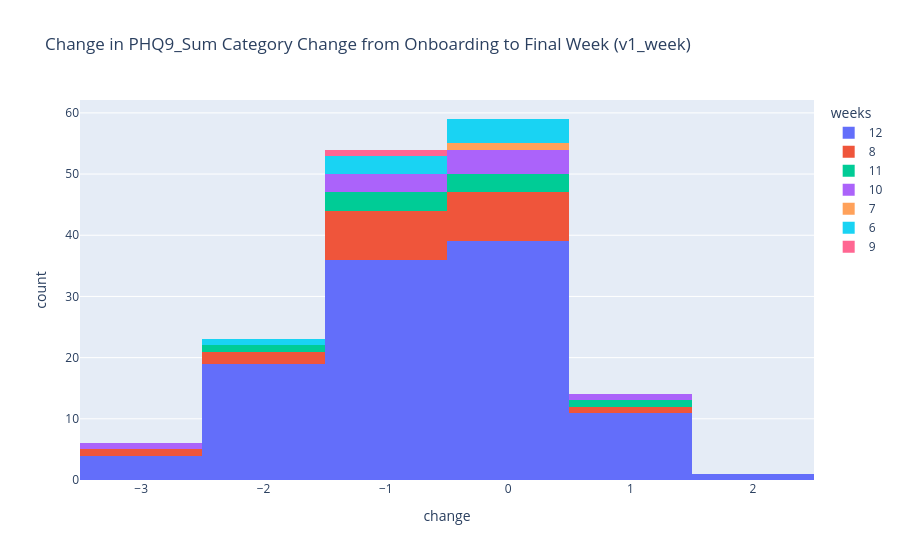
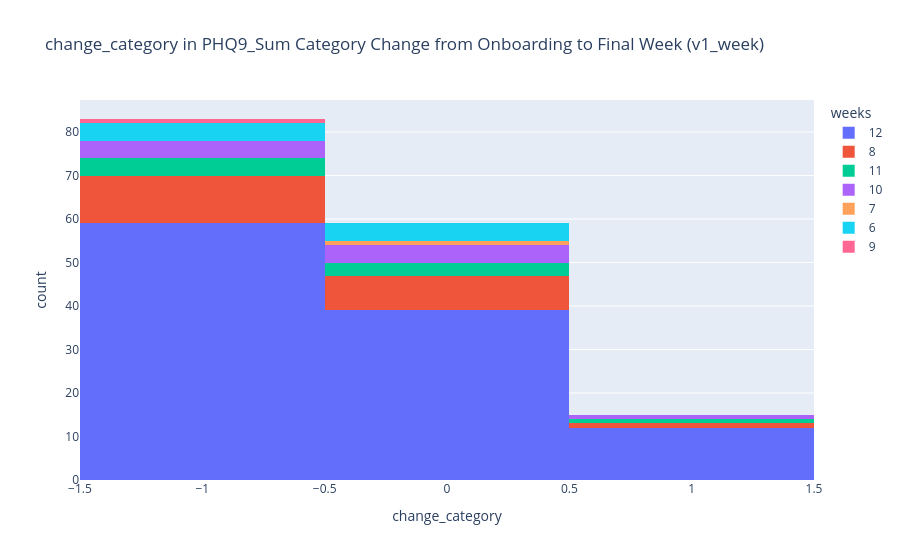
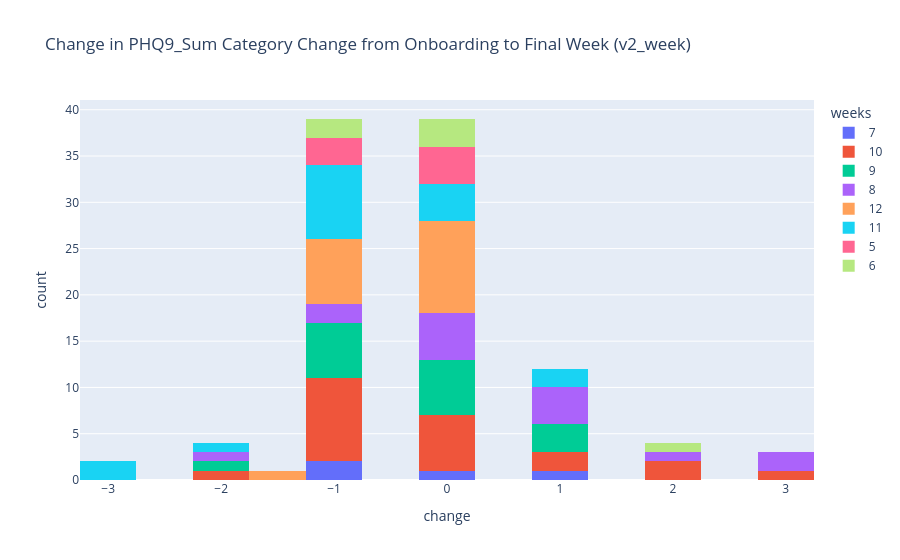
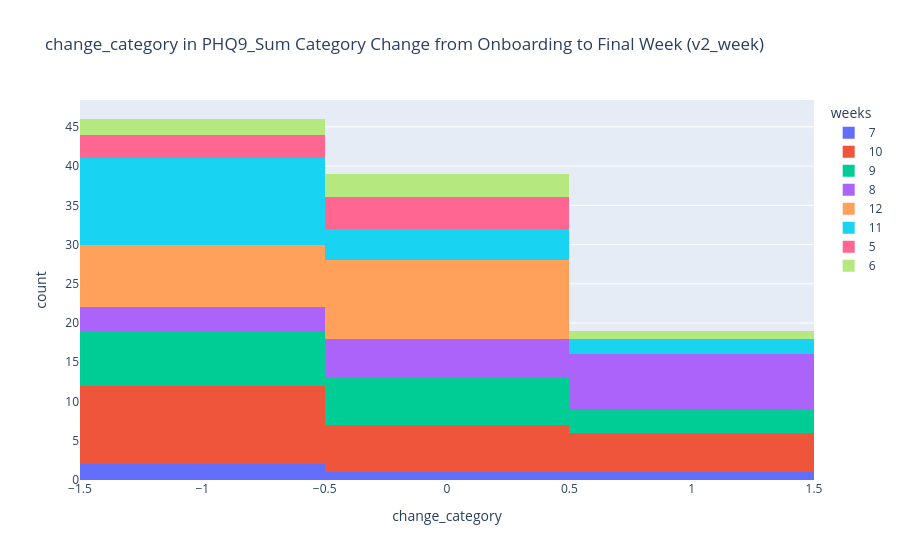

Notebook cell for these charts, in order:
### Code cell
print('Run on:', dt.datetime.today().strftime('%a %d %b %Y, %I:%M%p'))

import plotly.express as px

for name in ['v1_week', 'v2_week']:
	print(f'################# {name} ##################')
	train = pd.read_csv(os.path.join(brighten_dir, f'{name}_trainval_imputed.csv'))
	change_in_phq9_cat = []
	for i, sub_df in train.groupby('num_id'):
			sub_df=sub_df.dropna(subset='phq9_cat')
			sub_df = sub_df.sort_values('day')
			if sub_df.shape[0]>0:
				og_cat = sub_df.iloc[0]['phq9_cat']
				end_cat = sub_df.iloc[sub_df.shape[0]-1]['phq9_cat']
				try: 
					cat_diff = end_cat-og_cat
					weeks = sub_df['week'].max()
					if weeks > 4:
						if cat_diff < 0:
							 diff_cat = -1
						elif cat_diff > 0:
							 diff_cat = 1
						else: 
							 diff_cat = 0
						change_in_phq9_cat.append([i, cat_diff, weeks, diff_cat])
						 
				except Exception as e:
					print(i, e)
					continue
			
	change_df = pd.DataFrame(change_in_phq9_cat, columns=['sub', 'change', 'weeks', 'change_category'])
	#display(change_df)

	fig = px.histogram(change_df, x='change', color='weeks', barmode='stack', title=f'Change in PHQ9_Sum Category Change from Onboarding to Final Week ({name})')
	fig.show()

	fig2 = px.histogram(change_df, x='change_category', color='weeks', barmode='stack', title=f'change_category in PHQ9_Sum Category Change from Onboarding to Final Week ({name})')
	fig2.show()

### Figure 1 — Plotly figure (JSON) as saved in the notebook; plotly's stock layout.template omitted (floating-point values rounded to 4 significant figures)
{"data": [{"bingroup": "x", "hovertemplate": "weeks=12<br>change=%{x}<br>count=%{y}<extra></extra>", "legendgroup": "12", "marker": {"color": "#636efa", "pattern": {"shape": ""}}, "name": "12", "orientation": "v", "showlegend": true, "type": "histogram", "x": [-2.0, -2.0, 0.0, -2.0, -2.0, 1.0, -1.0, -1.0, 0.0, 0.0, -2.0, 0.0, -1.0, 0.0, -3.0, 1.0, 0.0, 0.0, -1.0, 2.0, -2.0, 1.0, 0.0, -1.0, 1.0, -1.0, 0.0, 0.0, -1.0, -1.0, -2.0, -1.0, 0.0, -1.0, 0.0, -1.0, -1.0, -1.0, 1.0, 0.0, -2.0, 0.0, -1.0, -1.0, -1.0, -2.0, 0.0, 0.0, -1.0, -1.0, 0.0, -3.0, -2.0, -1.0, 0.0, 0.0, 0.0, 0.0, -2.0, 0.0, 0.0, -1.0, -1.0, -1.0, -2.0, -1.0, 0.0, -1.0, -1.0, 0.0, 0.0, -1.0, -2.0, 0.0, 1.0, 0.0, -1.0, 0.0, -3.0, -1.0, 1.0, -1.0, 1.0, -1.0, -1.0, 1.0, 1.0, 0.0, -2.0, -2.0, -1.0, -2.0, 0.0, 1.0, 0.0, -1.0, 0.0, -2.0, -1.0, 0.0, 0.0, 0.0, -2.0, 0.0, -1.0, -2.0, -1.0, 0.0, -3.0, 0.0], "xaxis": "x", "yaxis": "y"}, {"bingroup": "x", "hovertemplate": "weeks=8<br>change=%{x}<br>count=%{y}<extra></extra>", "legendgroup": "8", "marker": {"color": "#EF553B", "pattern": {"shape": ""}}, "name": "8", "orientation": "v", "showlegend": true, "type": "histogram", "x": [-1.0, -1.0, 0.0, -1.0, 0.0, -2.0, 0.0, -1.0, -2.0, 0.0, 0.0, -1.0, -1.0, -1.0, 1.0, 0.0, -1.0, 0.0, -3.0, 0.0], "xaxis": "x", "yaxis": "y"}, {"bingroup": "x", "hovertemplate": "weeks=11<br>change=%{x}<br>count=%{y}<extra></extra>", "legendgroup": "11", "marker": {"color": "#00cc96", "pattern": {"shape": ""}}, "name": "11", "orientation": "v", "showlegend": true, "type": "histogram", "x": [1.0, -1.0, 0.0, -1.0, -2.0, 0.0, -1.0, 0.0], "xaxis": "x", "yaxis": "y"}, {"bingroup": "x", "hovertemplate": "weeks=10<br>change=%{x}<br>count=%{y}<extra></extra>", "legendgroup": "10", "marker": {"color": "#ab63fa", "pattern": {"shape": ""}}, "name": "10", "orientation": "v", "showlegend": true, "type": "histogram", "x": [-1.0, 1.0, 0.0, -1.0, 0.0, 0.0, -3.0, -1.0, 0.0], "xaxis": "x", "yaxis": "y"}, {"bingroup": "x", "hovertemplate": "weeks=7<br>change=%{x}<br>count=%{y}<extra></extra>", "legendgroup": "7", "marker": {"color": "#FFA15A", "pattern": {"shape": ""}}, "name": "7", "orientation": "v", "showlegend": true, "type": "histogram", "x": [0.0], "xaxis": "x", "yaxis": "y"}, {"bingroup": "x", "hovertemplate": "weeks=6<br>change=%{x}<br>count=%{y}<extra></extra>", "legendgroup": "6", "marker": {"color": "#19d3f3", "pattern": {"shape": ""}}, "name": "6", "orientation": "v", "showlegend": true, "type": "histogram", "x": [-1.0, 0.0, 0.0, -1.0, -2.0, 0.0, 0.0, -1.0], "xaxis": "x", "yaxis": "y"}, {"bingroup": "x", "hovertemplate": "weeks=9<br>change=%{x}<br>count=%{y}<extra></extra>", "legendgroup": "9", "marker": {"color": "#FF6692", "pattern": {"shape": ""}}, "name": "9", "orientation": "v", "showlegend": true, "type": "histogram", "x": [-1.0], "xaxis": "x", "yaxis": "y"}], "layout": {"barmode": "stack", "legend": {"title": {"text": "weeks"}, "tracegroupgap": 0}, "title": {"text": "Change in PHQ9_Sum Category Change from Onboarding to Final Week (v1_week)"}, "xaxis": {"anchor": "y", "domain": [0, 1], "title": {"text": "change"}}, "yaxis": {"anchor": "x", "domain": [0, 1], "title": {"text": "count"}}}}

### Figure 2 — Plotly figure (JSON) as saved in the notebook; plotly's stock layout.template omitted (floating-point values rounded to 4 significant figures)
{"data": [{"bingroup": "x", "hovertemplate": "weeks=12<br>change_category=%{x}<br>count=%{y}<extra></extra>", "legendgroup": "12", "marker": {"color": "#636efa", "pattern": {"shape": ""}}, "name": "12", "orientation": "v", "showlegend": true, "type": "histogram", "x": [-1, -1, 0, -1, -1, 1, -1, -1, 0, 0, -1, 0, -1, 0, -1, 1, 0, 0, -1, 1, -1, 1, 0, -1, 1, -1, 0, 0, -1, -1, -1, -1, 0, -1, 0, -1, -1, -1, 1, 0, -1, 0, -1, -1, -1, -1, 0, 0, -1, -1, 0, -1, -1, -1, 0, 0, 0, 0, -1, 0, 0, -1, -1, -1, -1, -1, 0, -1, -1, 0, 0, -1, -1, 0, 1, 0, -1, 0, -1, -1, 1, -1, 1, -1, -1, 1, 1, 0, -1, -1, -1, -1, 0, 1, 0, -1, 0, -1, -1, 0, 0, 0, -1, 0, -1, -1, -1, 0, -1, 0], "xaxis": "x", "yaxis": "y"}, {"bingroup": "x", "hovertemplate": "weeks=8<br>change_category=%{x}<br>count=%{y}<extra></extra>", "legendgroup": "8", "marker": {"color": "#EF553B", "pattern": {"shape": ""}}, "name": "8", "orientation": "v", "showlegend": true, "type": "histogram", "x": [-1, -1, 0, -1, 0, -1, 0, -1, -1, 0, 0, -1, -1, -1, 1, 0, -1, 0, -1, 0], "xaxis": "x", "yaxis": "y"}, {"bingroup": "x", "hovertemplate": "weeks=11<br>change_category=%{x}<br>count=%{y}<extra></extra>", "legendgroup": "11", "marker": {"color": "#00cc96", "pattern": {"shape": ""}}, "name": "11", "orientation": "v", "showlegend": true, "type": "histogram", "x": [1, -1, 0, -1, -1, 0, -1, 0], "xaxis": "x", "yaxis": "y"}, {"bingroup": "x", "hovertemplate": "weeks=10<br>change_category=%{x}<br>count=%{y}<extra></extra>", "legendgroup": "10", "marker": {"color": "#ab63fa", "pattern": {"shape": ""}}, "name": "10", "orientation": "v", "showlegend": true, "type": "histogram", "x": [-1, 1, 0, -1, 0, 0, -1, -1, 0], "xaxis": "x", "yaxis": "y"}, {"bingroup": "x", "hovertemplate": "weeks=7<br>change_category=%{x}<br>count=%{y}<extra></extra>", "legendgroup": "7", "marker": {"color": "#FFA15A", "pattern": {"shape": ""}}, "name": "7", "orientation": "v", "showlegend": true, "type": "histogram", "x": [0], "xaxis": "x", "yaxis": "y"}, {"bingroup": "x", "hovertemplate": "weeks=6<br>change_category=%{x}<br>count=%{y}<extra></extra>", "legendgroup": "6", "marker": {"color": "#19d3f3", "pattern": {"shape": ""}}, "name": "6", "orientation": "v", "showlegend": true, "type": "histogram", "x": [-1, 0, 0, -1, -1, 0, 0, -1], "xaxis": "x", "yaxis": "y"}, {"bingroup": "x", "hovertemplate": "weeks=9<br>change_category=%{x}<br>count=%{y}<extra></extra>", "legendgroup": "9", "marker": {"color": "#FF6692", "pattern": {"shape": ""}}, "name": "9", "orientation": "v", "showlegend": true, "type": "histogram", "x": [-1], "xaxis": "x", "yaxis": "y"}], "layout": {"barmode": "stack", "legend": {"title": {"text": "weeks"}, "tracegroupgap": 0}, "title": {"text": "change_category in PHQ9_Sum Category Change from Onboarding to Final Week (v1_week)"}, "xaxis": {"anchor": "y", "domain": [0, 1], "title": {"text": "change_category"}}, "yaxis": {"anchor": "x", "domain": [0, 1], "title": {"text": "count"}}}}

### Figure 3 — Plotly figure (JSON) as saved in the notebook; plotly's stock layout.template omitted (floating-point values rounded to 4 significant figures)
{"data": [{"bingroup": "x", "hovertemplate": "weeks=7<br>change=%{x}<br>count=%{y}<extra></extra>", "legendgroup": "7", "marker": {"color": "#636efa", "pattern": {"shape": ""}}, "name": "7", "orientation": "v", "showlegend": true, "type": "histogram", "x": [-1.0, 0.0, 1.0, -1.0], "xaxis": "x", "yaxis": "y"}, {"bingroup": "x", "hovertemplate": "weeks=10<br>change=%{x}<br>count=%{y}<extra></extra>", "legendgroup": "10", "marker": {"color": "#EF553B", "pattern": {"shape": ""}}, "name": "10", "orientation": "v", "showlegend": true, "type": "histogram", "x": [0.0, -1.0, 0.0, -1.0, 0.0, 3.0, -1.0, -1.0, -1.0, 0.0, -1.0, 0.0, 2.0, -1.0, -1.0, -2.0, -1.0, 1.0, 2.0, 1.0, 0.0], "xaxis": "x", "yaxis": "y"}, {"bingroup": "x", "hovertemplate": "weeks=9<br>change=%{x}<br>count=%{y}<extra></extra>", "legendgroup": "9", "marker": {"color": "#00cc96", "pattern": {"shape": ""}}, "name": "9", "orientation": "v", "showlegend": true, "type": "histogram", "x": [-1.0, -1.0, 0.0, 0.0, -1.0, -1.0, 0.0, 0.0, -1.0, 1.0, 1.0, 0.0, -2.0, 0.0, -1.0, 1.0], "xaxis": "x", "yaxis": "y"}, {"bingroup": "x", "hovertemplate": "weeks=8<br>change=%{x}<br>count=%{y}<extra></extra>", "legendgroup": "8", "marker": {"color": "#ab63fa", "pattern": {"shape": ""}}, "name": "8", "orientation": "v", "showlegend": true, "type": "histogram", "x": [-1.0, -1.0, 1.0, 3.0, 0.0, 0.0, 1.0, 0.0, 2.0, 3.0, 1.0, 0.0, -2.0, 0.0, 1.0], "xaxis": "x", "yaxis": "y"}, {"bingroup": "x", "hovertemplate": "weeks=12<br>change=%{x}<br>count=%{y}<extra></extra>", "legendgroup": "12", "marker": {"color": "#FFA15A", "pattern": {"shape": ""}}, "name": "12", "orientation": "v", "showlegend": true, "type": "histogram", "x": [-1.5, -1.0, -1.0, -1.0, 0.0, -1.0, 0.0, 0.0, 0.0, 0.0, 0.0, -1.0, -1.0, 0.0, 0.0, -1.0, 0.0, 0.0], "xaxis": "x", "yaxis": "y"}, {"bingroup": "x", "hovertemplate": "weeks=11<br>change=%{x}<br>count=%{y}<extra></extra>", "legendgroup": "11", "marker": {"color": "#19d3f3", "pattern": {"shape": ""}}, "name": "11", "orientation": "v", "showlegend": true, "type": "histogram", "x": [-1.0, -1.0, -3.0, -3.0, -1.0, -1.0, 0.0, -1.0, 1.0, 1.0, 0.0, -1.0, -1.0, -1.0, -2.0, 0.0, 0.0], "xaxis": "x", "yaxis": "y"}, {"bingroup": "x", "hovertemplate": "weeks=5<br>change=%{x}<br>count=%{y}<extra></extra>", "legendgroup": "5", "marker": {"color": "#FF6692", "pattern": {"shape": ""}}, "name": "5", "orientation": "v", "showlegend": true, "type": "histogram", "x": [0.0, 0.0, -1.0, 0.0, -1.0, -1.0, 0.0], "xaxis": "x", "yaxis": "y"}, {"bingroup": "x", "hovertemplate": "weeks=6<br>change=%{x}<br>count=%{y}<extra></extra>", "legendgroup": "6", "marker": {"color": "#B6E880", "pattern": {"shape": ""}}, "name": "6", "orientation": "v", "showlegend": true, "type": "histogram", "x": [0.0, 0.0, -1.0, -1.0, 2.0, 0.0], "xaxis": "x", "yaxis": "y"}], "layout": {"barmode": "stack", "legend": {"title": {"text": "weeks"}, "tracegroupgap": 0}, "title": {"text": "Change in PHQ9_Sum Category Change from Onboarding to Final Week (v2_week)"}, "xaxis": {"anchor": "y", "domain": [0, 1], "title": {"text": "change"}}, "yaxis": {"anchor": "x", "domain": [0, 1], "title": {"text": "count"}}}}

### Figure 4 — Plotly figure (JSON) as saved in the notebook; plotly's stock layout.template omitted (floating-point values rounded to 4 significant figures)
{"data": [{"bingroup": "x", "hovertemplate": "weeks=7<br>change_category=%{x}<br>count=%{y}<extra></extra>", "legendgroup": "7", "marker": {"color": "#636efa", "pattern": {"shape": ""}}, "name": "7", "orientation": "v", "showlegend": true, "type": "histogram", "x": [-1, 0, 1, -1], "xaxis": "x", "yaxis": "y"}, {"bingroup": "x", "hovertemplate": "weeks=10<br>change_category=%{x}<br>count=%{y}<extra></extra>", "legendgroup": "10", "marker": {"color": "#EF553B", "pattern": {"shape": ""}}, "name": "10", "orientation": "v", "showlegend": true, "type": "histogram", "x": [0, -1, 0, -1, 0, 1, -1, -1, -1, 0, -1, 0, 1, -1, -1, -1, -1, 1, 1, 1, 0], "xaxis": "x", "yaxis": "y"}, {"bingroup": "x", "hovertemplate": "weeks=9<br>change_category=%{x}<br>count=%{y}<extra></extra>", "legendgroup": "9", "marker": {"color": "#00cc96", "pattern": {"shape": ""}}, "name": "9", "orientation": "v", "showlegend": true, "type": "histogram", "x": [-1, -1, 0, 0, -1, -1, 0, 0, -1, 1, 1, 0, -1, 0, -1, 1], "xaxis": "x", "yaxis": "y"}, {"bingroup": "x", "hovertemplate": "weeks=8<br>change_category=%{x}<br>count=%{y}<extra></extra>", "legendgroup": "8", "marker": {"color": "#ab63fa", "pattern": {"shape": ""}}, "name": "8", "orientation": "v", "showlegend": true, "type": "histogram", "x": [-1, -1, 1, 1, 0, 0, 1, 0, 1, 1, 1, 0, -1, 0, 1], "xaxis": "x", "yaxis": "y"}, {"bingroup": "x", "hovertemplate": "weeks=12<br>change_category=%{x}<br>count=%{y}<extra></extra>", "legendgroup": "12", "marker": {"color": "#FFA15A", "pattern": {"shape": ""}}, "name": "12", "orientation": "v", "showlegend": true, "type": "histogram", "x": [-1, -1, -1, -1, 0, -1, 0, 0, 0, 0, 0, -1, -1, 0, 0, -1, 0, 0], "xaxis": "x", "yaxis": "y"}, {"bingroup": "x", "hovertemplate": "weeks=11<br>change_category=%{x}<br>count=%{y}<extra></extra>", "legendgroup": "11", "marker": {"color": "#19d3f3", "pattern": {"shape": ""}}, "name": "11", "orientation": "v", "showlegend": true, "type": "histogram", "x": [-1, -1, -1, -1, -1, -1, 0, -1, 1, 1, 0, -1, -1, -1, -1, 0, 0], "xaxis": "x", "yaxis": "y"}, {"bingroup": "x", "hovertemplate": "weeks=5<br>change_category=%{x}<br>count=%{y}<extra></extra>", "legendgroup": "5", "marker": {"color": "#FF6692", "pattern": {"shape": ""}}, "name": "5", "orientation": "v", "showlegend": true, "type": "histogram", "x": [0, 0, -1, 0, -1, -1, 0], "xaxis": "x", "yaxis": "y"}, {"bingroup": "x", "hovertemplate": "weeks=6<br>change_category=%{x}<br>count=%{y}<extra></extra>", "legendgroup": "6", "marker": {"color": "#B6E880", "pattern": {"shape": ""}}, "name": "6", "orientation": "v", "showlegend": true, "type": "histogram", "x": [0, 0, -1, -1, 1, 0], "xaxis": "x", "yaxis": "y"}], "layout": {"barmode": "stack", "legend": {"title": {"text": "weeks"}, "tracegroupgap": 0}, "title": {"text": "change_category in PHQ9_Sum Category Change from Onboarding to Final Week (v2_week)"}, "xaxis": {"anchor": "y", "domain": [0, 1], "title": {"text": "change_category"}}, "yaxis": {"anchor": "x", "domain": [0, 1], "title": {"text": "count"}}}}
